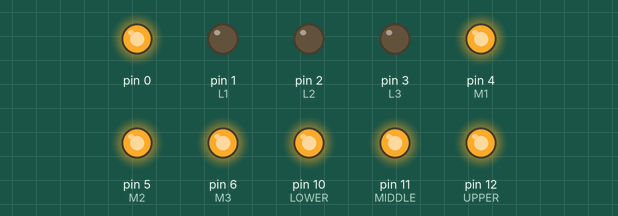
Bench run of a sketch on a simulated Arduino Uno, built with avr-gcc and run on an emulated ATmega328P. On the bench: output pins drawn as LEDs (lit = HIGH). Random numbers use the default seed unless the sketch sets one; pins used as bus, display or sensor lines are not drawn.

Above: at 0.44 s.
At 7.23 s:
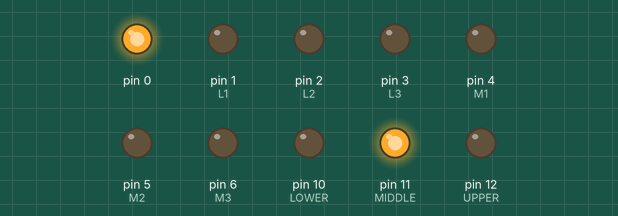
At 16.2 s:
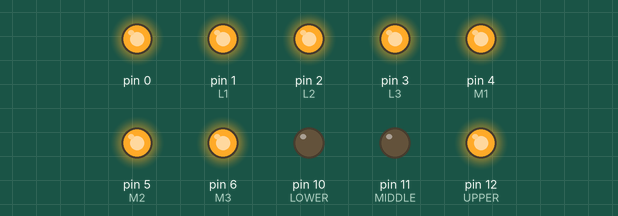
At 21.2 s:
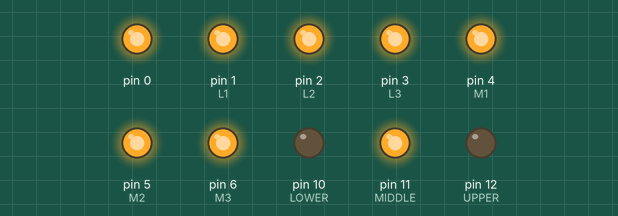
At 26.2 s:
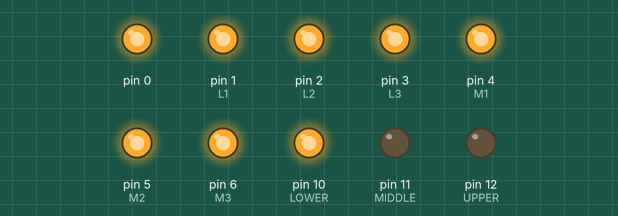
At 35.7 s:
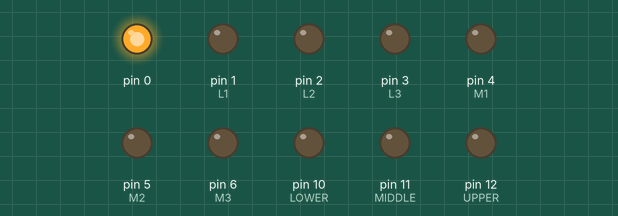
Timing chart, 0 to 40.0 s (numbered marks = the images above):
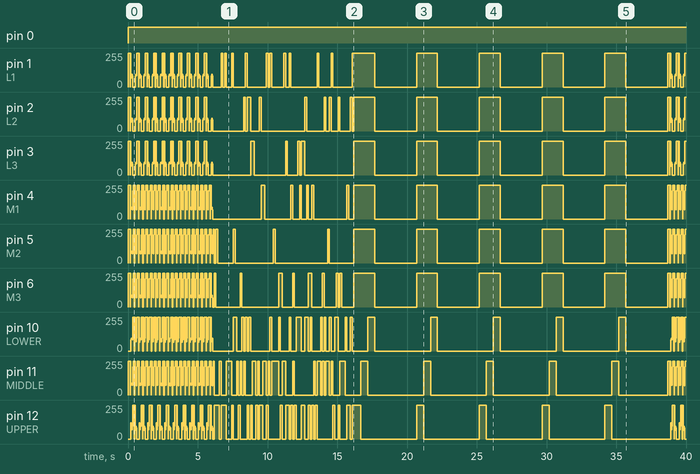

Measured:
- by itself, pin 0: LOW → HIGH at 0.00 s

The sketch:

LEDCube.ino
```cpp
#include <LedCube.h>

LedCube cube;

void setup()
{

}

void loop()
{
  for(int i = 0; i < 10; i++)
  {
    cube.rotatingPlane();
  }
  for(int i = 0; i < 3; i++)
  {
    cube.randomLights();
  }
  for(int i = 0; i < 5; i++)
  {
    cube.fallingLevel();
  }
}
```

LedCube.cpp
```cpp
#define LOWER 10
#define MIDDLE 11
#define UPPER 12
#define L1 1
#define L2 2
#define L3 3
#define M1 4
#define M2 5
#define M3 6
#define R1 7
#define R2 8
#define R3 9

#include "LedCube.h"


//initialize LED cube
LedCube::LedCube()
{
  //set all the pins to outputs
  for(int i = 0; i <= 12; i++)
  {
    pinMode(i, OUTPUT);
  }
  //turn all the lights off
  allLayersOff();
  allOff();
}

void LedCube::allOff()
{
  for(int i = 1; i <= 9; i++)
  {
    digitalWrite(i, LOW);
  }
}

void LedCube::allOn()
{
  for(int i = 0; i <= 9; i++)
  {
    digitalWrite(i, HIGH);
  }
}

void LedCube::allLayersOn()
{
  digitalWrite(LOWER, HIGH);
  digitalWrite(MIDDLE, HIGH);
  digitalWrite(UPPER, HIGH);
}

void LedCube::allLayersOff()
{
  digitalWrite(LOWER, LOW);
  digitalWrite(MIDDLE, LOW);
  digitalWrite(UPPER, LOW);
}

void LedCube::blinkAll()
{
  LedCube::allLayersOn();
  LedCube::allOn();
  delay(1000);
  LedCube::allOff();
  LedCube::allLayersOff();
  delay(3000);
}

void LedCube::fallingLevel()
{
	allOn();
	digitalWrite(UPPER, HIGH);
	delay(500);
	digitalWrite(UPPER, LOW);
	digitalWrite(MIDDLE, HIGH);
	delay(500);
	digitalWrite(MIDDLE, LOW);
	digitalWrite(LOWER, HIGH);
	delay(500);
	digitalWrite(LOWER, LOW);
	allLayersOff();
	allOff();
	delay(3000);
}

void LedCube::randomLights()
{
	allOff();
	allLayersOff();
	for(int i = 0; i < 27; i++)
	{
		long light = random(1, 10);
		long layer = random(10, 13);
		digitalWrite(light, HIGH);
		digitalWrite(layer, HIGH);
		delay(125);
		digitalWrite(light, LOW);
		digitalWrite(layer, LOW);
	}
}

void LedCube::rotatingPlane()
{
	allOn();
	digitalWrite(MIDDLE, HIGH);
	delay(150);
	//we have to use multiplexing in order to get this pattern to display correctly
	for(int i = 0; i < 10; i++)
	{
		allOff();
		allLayersOff();
		digitalWrite(L1, HIGH);
		digitalWrite(L2, HIGH);
		digitalWrite(L3, HIGH);
		digitalWrite(LOWER, HIGH);
		delay(5);
		allOff();
		allLayersOff();
		digitalWrite(M1, HIGH);
		digitalWrite(M2, HIGH);
		digitalWrite(M3, HIGH);
		digitalWrite(MIDDLE, HIGH);
		delay(5);
		allOff();
		allLayersOff();
		digitalWrite(R1, HIGH);
		digitalWrite(R2, HIGH);
		digitalWrite(R3, HIGH);
		digitalWrite(UPPER, HIGH);
		delay(5);
	}
	allOff();
	allLayersOn();
	digitalWrite(M1, HIGH);
	digitalWrite(M2, HIGH);
	digitalWrite(M3, HIGH);
	delay(150);
	//we have to use multiplexing in order to get this pattern to display correctly
	for(int i = 0; i < 10; i++)
	{
		allOff();
		allLayersOff();
		digitalWrite(L1, HIGH);
		digitalWrite(L2, HIGH);
		digitalWrite(L3, HIGH);
		digitalWrite(UPPER, HIGH);
		delay(5);
		allOff();
		allLayersOff();
		digitalWrite(M1, HIGH);
		digitalWrite(M2, HIGH);
		digitalWrite(M3, HIGH);
		digitalWrite(MIDDLE, HIGH);
		delay(5);
		allOff();
		allLayersOff();
		digitalWrite(R1, HIGH);
		digitalWrite(R2, HIGH);
		digitalWrite(R3, HIGH);
		digitalWrite(LOWER, HIGH);
		delay(5);
	}
}
```

LedCube.h
```cpp
/*
 * Library for driving LED cube
 */

#include "Arduino.h"

class LedCube
{
  public:
    LedCube();
    void rotatingPlane(); //display rotating plane
    void fallingLevel();
    void blinkAll();
	void randomLights();
  private:
    void allOff(); //turn all lights off
    void allOn();
    void allLayersOn();
    void allLayersOff();
};
```
